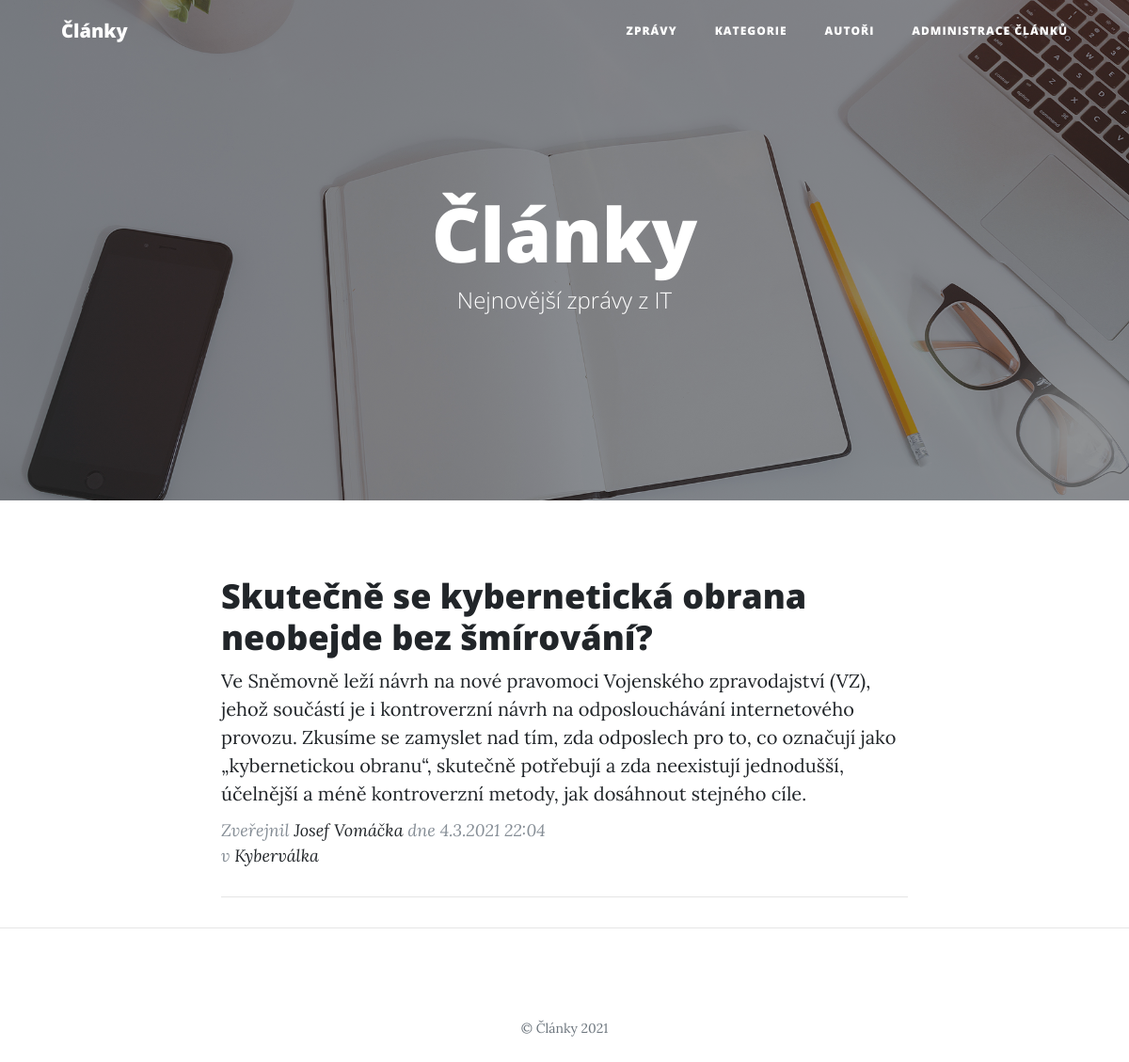
The page / on the database its author committed.
### tables this page shows
CREATE TABLE `article` (
  `id` int(10) UNSIGNED NOT NULL,
  `user_id` int(10) UNSIGNED DEFAULT NULL,
  `title` varchar(150) NOT NULL,
  `perex` text NOT NULL,
  `text` text NOT NULL,
  `created_at` datetime NOT NULL DEFAULT current_timestamp(),
  `published` tinyint(1) NOT NULL DEFAULT 0
);

CREATE TABLE `user` (
  `id` int(10) UNSIGNED NOT NULL,
  `email` varchar(50) NOT NULL,
  `password` varchar(255) NOT NULL,
  `name` varchar(30) NOT NULL
);

CREATE TABLE `category` (
  `id` int(10) UNSIGNED NOT NULL,
  `name` varchar(50) NOT NULL
);

### php/templates/article_list.php (called while the page is built)
<?php
include "./php/partials/document_start.php";
include "./php/partials/article_list.php";
include "./php/partials/document_end.php";

### index.php (called while the page is built, shortened)
<?php
require_once "./php/Application.php";
$db = new Database();
$ar = new ArticleRepository($db);
$articles = $ar->getArticlesLast5();
$title = "Články";
$heading = $title;
$subheading = "Nejnovější zprávy z IT";
$header_background = "img/home-bg.jpg";
include "./php/templates/article_list.php";

### php/Application.php (called while the page is built, shortened)
<?php
class Application
{
    public static function loadModel($className)
    {
        $filename = "./php/model/" . $className . ".php";
    }
}

### php/model/Database.php (called while the page is built, shortened)
<?php
class Database
{
    private $conn;
    public function __construct()
    {
        $this->conn = new PDO(sprintf("mysql:host=%s;dbname=%s", self::HOST, self::DBNAME), self::USER, self::PASS, [
            PDO::ATTR_ERRMODE => PDO::ERRMODE_EXCEPTION
        ]);
        $this->conn->query("set names utf8");
    }
    public function select($sql, $params = [])
    {
        $stmt = $this->execute($sql, $params);
        return $stmt->fetchAll();
    }
    private function execute($sql, $params = [])
    {
        $stmt = $this->conn->prepare($sql);
        $stmt->execute($params);
        return $stmt;
    }
}

### php/model/BaseRepository.php (called while the page is built, shortened)
<?php
abstract class BaseRepository
{
    public function __construct(Database $db)
    {
        $this->db = $db;
    }
}

### php/model/ArticleRepository.php (called while the page is built, shortened)
<?php
class ArticleRepository extends BaseRepository
{
    public function getArticlesLast5()
    {
        $sql = "
            select
                article.*,
                user.name as user_name
            from article
                left join user on article.user_id = user.id
            order by created_at desc
            limit 5
        ";
        $articles = $this->db->select($sql);
        return $this->addCategories($articles);
    }
    private function addCategories($articles)
    {
        $cr = new CategoryRepository($this->db);
        foreach ($articles as $key => $article) {
            $articles[$key]["categories"] = $cr->getCategoriesArticle($article["id"]);
        }
        return $articles;
    }
}

### php/model/CategoryRepository.php (called while the page is built, shortened)
<?php
class CategoryRepository extends BaseRepository
{
    public function getCategoriesArticle($article_id)
    {
        $sql = "
            select
                category.*
            from category
                inner join article_category on article_category.category_id = category.id
            where article_category.article_id = :article_id
        ";
        $params = [
            ":article_id" => $article_id
        ];
        $categories = $this->db->select($sql, $params);
        return $categories;
    }
}

### php/partials/article_meta.php (the view)
<p class="article-meta">Zveřejnil
  <a href="<?= "user.php?id=" . $article["user_id"] ?>"><?= $article["user_name"] ?></a>
  dne <?= date_format(date_create($article["created_at"]), "j.n.Y G:i") ?>
  <br>
  <?php
  $category_anchors = $article["categories"];
  array_walk($category_anchors, function (&$category) {
    $category = "<a href=\"category.php?id=" . $category["id"] . "\">" . $category["name"] . "</a>";
  });
  echo "v " . join(", ", $category_anchors);
  ?>
</p>

### php/partials/document_start.php (shortened to what this page needs)
<!DOCTYPE html>
<html lang="cs">
<head>
  <link rel="stylesheet" href="https://cdn.jsdelivr.net/npm/bootstrap@4.6.0/dist/css/bootstrap.min.css">
  <link href="css/clean-blog.css" rel="stylesheet">
</head>
<body>
  <nav class="navbar navbar-expand-lg navbar-light fixed-top" id="mainNav">
    <div class="container">
      <a class="navbar-brand" href="index.php">Články</a>
      <div class="collapse navbar-collapse" id="navbarResponsive">
        <ul class="navbar-nav ml-auto">
          <li class="nav-item">
            <a class="nav-link" href="index.php">Zprávy</a>
          </li>
          <li class="nav-item">
            <a class="nav-link" href="categories.php">Kategorie</a>
          </li>
          <li class="nav-item">
            <a class="nav-link" href="users.php">Autoři</a>
          </li>
          <li class="nav-item">
            <a class="nav-link" href="administration.php">Administrace článků</a>
          </li>
        </ul>
      </div>
    </div>
  </nav>
  <header class="masthead" <?= empty($header_background) ? "" : "style=\"background-image: url('$header_background')\"" ?>>
    <div class="overlay"></div>
    <div class="container">
      <div class="row">
        <div class="col-lg-8 col-md-10 mx-auto">
          <?php
          include "./php/partials/header_$header_type.php";
          ?>
        </div>
      </div>
    </div>
  </header>
  <div class="container">
    <div class="row">
      <div class="col-lg-8 col-md-10 mx-auto">

### php/partials/header_site.php
<div class="site-heading">
  <h1><?= empty($heading) ? "" : $heading ?></h1>
  <span class="subheading"><?= empty($subheading) ? "" : $subheading ?></span>
</div>

### php/partials/article_list.php
<?php
foreach($articles as $article) {
    if ($article["published"] == 1) {
        include "./php/partials/article_preview.php";
    }
}

### php/partials/article_preview.php
<div class="article-preview">
  <a href="<?= "article.php?id=" . $article["id"] ?>">
    <h2 class="article-title">
      <?= $article["title"] ?>
    </h2>
    <p class="article-subtitle">
      <?= $article["perex"] ?>
    </p>
  </a>
  <?php include "./php/partials/article_meta.php"; ?>
</div>
<hr>

### php/partials/document_end.php (shortened to what this page needs)
      </div>
    </div>
  </div>
  <hr>
  <footer>
    <div class="container">
      <div class="row">
        <div class="col-lg-8 col-md-10 mx-auto">
          <p class="copyright text-muted">&copy; Články 2021</p>
        </div>
      </div>
    </div>
  </footer>
</body>
</html>

### css/clean-blog.css (style rules this page uses)
body { font-size: 20px; color: #212529; font-family: "Lora", "Times New Roman", serif; }
p { line-height: 1.5; margin: 30px 0; }
p a { text-decoration: underline; }
h1, h2, h3, h4, h5, h6 { font-weight: 800; font-family: "Open Sans", "Helvetica Neue", Helvetica, Arial, sans-serif; }
a { color: #212529; transition: all 0.2s; }
#mainNav { position: absolute; border-bottom: 1px solid #e9ecef; background-color: white; font-family: "Open Sans", "Helvetica Neue", Helvetica, Arial, sans-serif; }
#mainNav .navbar-brand { font-weight: 800; color: #343a40; }
#mainNav .navbar-nav > li.nav-item > a { font-size: 12px; font-weight: 800; letter-spacing: 1px; text-transform: uppercase; }
@media only screen and (min-width: 992px) { #mainNav { border-bottom: 1px solid transparent; background: transparent; } }
@media only screen and (min-width: 992px) { #mainNav .navbar-brand { padding: 10px 20px; color: #fff; } }
@media only screen and (min-width: 992px) { #mainNav .navbar-nav > li.nav-item > a { padding: 10px 20px; color: #fff; } }
@media only screen and (min-width: 992px) { #mainNav { transition: background-color 0.2s; transform: translate3d(0, 0, 0); -webkit-backface-visibility: hidden; backface-visibility: hidden; } }
header.masthead { margin-bottom: 50px; background: no-repeat center center; background-color: #868e96; background-attachment: scroll; position: relative; background-size: cover; }
header.masthead .overlay { position: absolute; top: 0; left: 0; height: 100%; width: 100%; background-color: #212529; opacity: 0.5; }
header.masthead .page-heading, header.masthead .article-heading, header.masthead .site-heading { padding: 200px 0 150px; color: white; }
@media only screen and (min-width: 768px) { header.masthead .page-heading, header.masthead .article-heading, header.masthead .site-heading { padding: 200px 0; } }
header.masthead .page-heading, header.masthead .site-heading { text-align: center; }
header.masthead .page-heading h1, header.masthead .site-heading h1 { font-size: 50px; margin-top: 0; }
header.masthead .page-heading .subheading, header.masthead .site-heading .subheading { font-size: 24px; font-weight: 300; line-height: 1.1; display: block; margin: 10px 0 0; font-family: "Open Sans", "Helvetica Neue", Helvetica, Arial, sans-serif; }
@media only screen and (min-width: 768px) { header.masthead .page-heading h1, header.masthead .site-heading h1 { font-size: 80px; } }
.article-preview > a { color: #212529; }
.article-preview > a > .article-title { font-size: 30px; margin-top: 30px; margin-bottom: 10px; }
.article-preview > a > .article-subtitle { font-weight: 300; margin: 0 0 10px; }
.article-meta { font-size: 18px; font-style: italic; margin-top: 0; color: #868e96; }
.article-meta > a { text-decoration: none; color: #212529; }
@media only screen and (min-width: 768px) { .article-preview > a > .article-title { font-size: 36px; } }
footer { padding: 50px 0 65px; }
footer .copyright { font-size: 14px; margin-bottom: 0; text-align: center; }

### rows shown on the page
article: title "Skutečně se kybernetická obrana neobejde bez šmírování?", perex "Ve Sněmovně leží návrh na nové pravomoci Vojenského zpravodajství (VZ), jehož součástí je i kontroverzní návrh na odposlouchávání internetového provozu. Zkusíme se zamyslet nad tím, zda odposlech pro to, co označují jako „kybernetickou obranu“, skutečně potřebují a zda neexistují jednodušší, účelnější a méně kontroverzní metody, jak dosáhnout stejného cíle.", user.name "Josef Vomáčka", created_at "4.3.2021 22:04"
category: name "Kyberválka"

### other values the page prints
$heading "Články"
$subheading "Nejnovější zprávy z IT"
